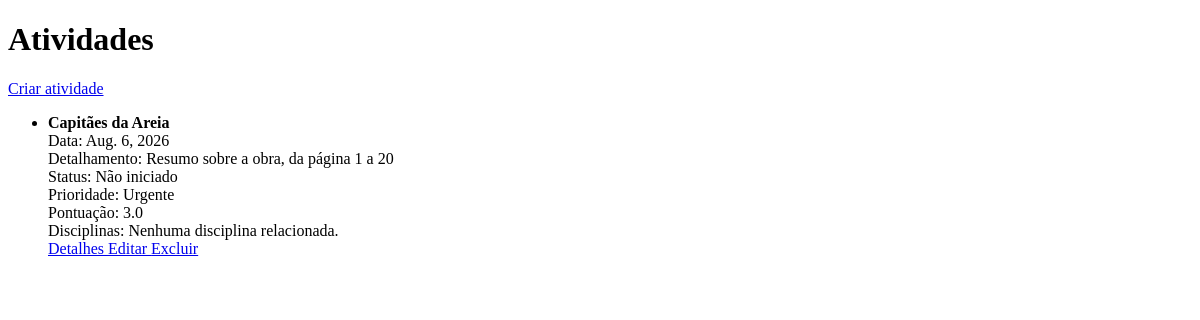
/atividades/, run on an earlier commit of the app's database.
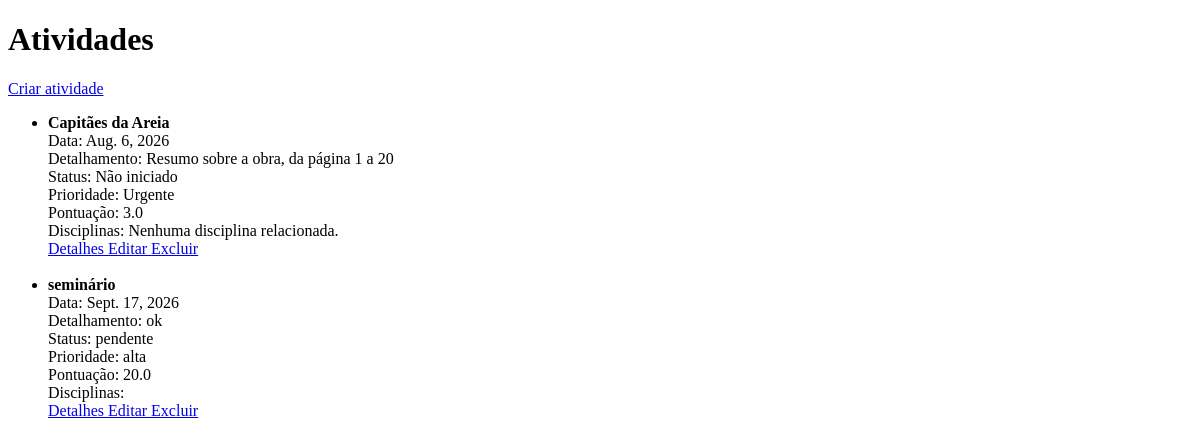
And on a later commit of the database.
### atividade/models.py (models this page shows, shortened)
class Atividade(models.Model):
    titulo = models.CharField(max_length=100)
    data = models.DateField()
    detalhamento_atividade = models.CharField(max_length=255)
    status = models.CharField(max_length=50)
    prioridade = models.CharField(max_length=50)
    pontuacao = models.FloatField()
    disciplinas = models.ManyToManyField(
        Disciplina,
        through="AtividadeInterdisciplinar",
        related_name="atividades"
    )

### atividade/views.py (the view)
# urls.py: path('', views.listar_atividades, name='listar_atividades'),
def listar_atividades(request):
    atividades = Atividade.objects.all()
    return render(
        request,
        'atividade/listar.html',
        {'atividades': atividades}
    )

### atividade/templates/atividade/listar.html (shortened to what this page needs)
<!DOCTYPE html>
<html>
<head>
</head>
<body>
    <h1>Atividades</h1>
    <a href="{% url 'criar_atividade' %}">Criar atividade</a>
    <ul>
        {% for atividade in atividades %}
            <li>
                <strong>{{ atividade.titulo }}</strong><br>
                Data: {{ atividade.data }}<br>
                Detalhamento:
                {{ atividade.detalhamento_atividade }}<br>
                Status: {{ atividade.status }}<br>
                Prioridade: {{ atividade.prioridade }}<br>
                Pontuação: {{ atividade.pontuacao }}<br>
                Disciplinas:
                {% for disciplina in atividade.disciplinas.all %}
                    {{ disciplina.NomeDisciplina }}
                    {% if not forloop.last %}, {% endif %}
                {% empty %}
                    Nenhuma disciplina relacionada.
                {% endfor %}
                <br>
                <a href="{% url 'detalhar_atividade' atividade.id %}">
                    Detalhes
                </a>
                <a href="{% url 'editar_atividade' atividade.id %}">
                    Editar
                </a>
                <a href="{% url 'excluir_atividade' atividade.id %}">
                    Excluir
                </a>
            </li>
            <br>
        {% empty %}
            <li>Nenhuma atividade cadastrada.</li>
        {% endfor %}
    </ul>
</body>
</html>

What changed in the data, as far as the page shows it:
added Atividade: titulo "seminário", data "Sept. 17, 2026", detalhamento_atividade "ok", status "pendente", prioridade "alta", pontuacao "20.0"
